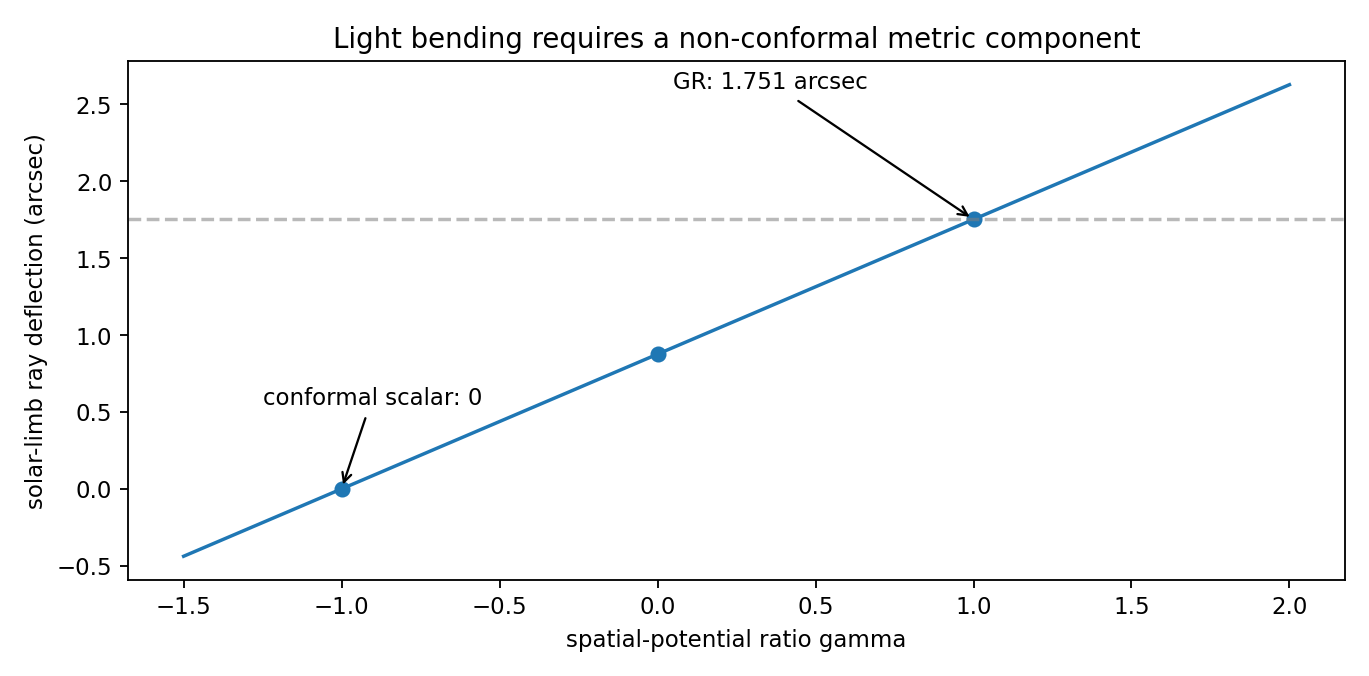

Generate this figure with Python:
#!/usr/bin/env python3
"""Necessary weak-field spatial-curvature component for observed solar light bending.
This is PPN kinematics; it does not derive Einstein equations or produce a metric dynamically.
"""
from pathlib import Path
import json, csv
import numpy as np
import matplotlib
matplotlib.use('Agg')
import matplotlib.pyplot as plt
P=Path(__file__).resolve().parent
GM=1.3271244e20;R=6.957e8;c=299792458.
scale=180/np.pi*3600
# In isotropic weak-field metric: g00=-(1+2 Phi/c²), gij=(1-2 gamma Phi/c²)delta_ij,
# Phi=-GM/r, ray deflection alpha=2(1+gamma)GM/(c² b).
# Angular integration of Born ray-gradient: z=b*tan(theta)
from numpy.polynomial.legendre import leggauss
x,w=leggauss(64)
theta=x*np.pi/2
weights=w*np.pi/2
integral=np.dot(weights,np.cos(theta))
assert abs(integral-2)<1e-14
rows=[]
for g in (-1.,0.,.5,1.,2.):
    exact=2*(1+g)*GM/(c*c*R)*scale
    numeric=(1+g)*GM/(c*c*R)*integral*scale
    assert abs(exact-numeric)<1e-12
    rows.append([g,exact,numeric])
with (P/'weak_field_lensing.csv').open('w',newline='') as f:
    writer=csv.writer(f);writer.writerow(['PPN_gamma','analytic_deflection_arcsec','quadrature_deflection_arcsec']);writer.writerows(rows)
g=np.linspace(-1.5,2,200)
a=2*(1+g)*GM/(c*c*R)*scale
fig,ax=plt.subplots(figsize=(8.3,4.1));ax.plot(g,a)
ax.scatter([-1,0,1],[0,rows[1][1],rows[3][1]])
ax.axhline(rows[3][1],linestyle='--',alpha=.55,color='gray')
ax.set(xlabel='spatial-potential ratio gamma',ylabel='solar-limb ray deflection (arcsec)',title='Light bending requires a non-conformal metric component')
ax.annotate('conformal scalar: 0',xy=(-1,0),xytext=(-1.25,.55),arrowprops=dict(arrowstyle='->'))
ax.annotate('GR: 1.751 arcsec',xy=(1,rows[3][1]),xytext=(.05,2.6),arrowprops=dict(arrowstyle='->'))
fig.tight_layout();fig.savefig(P/'weak_field_lensing.png',dpi=165);plt.close(fig)
result={'quadrature_cos_integral':float(integral),'conformal_arcsec':0.,'g00_only_arcsec':float(rows[1][1]),'gamma_one_arcsec':float(rows[3][1])}
(P/'weak_field_lensing.json').write_text(json.dumps(result,indent=2))
print(json.dumps(result,indent=2))
